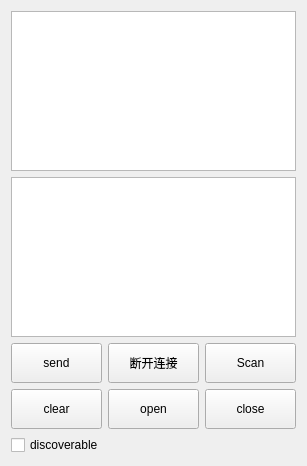
<?xml version="1.0" encoding="UTF-8"?>
<ui version="4.0">
 <class>Widget</class>
 <widget class="QWidget" name="Widget">
  <property name="geometry">
   <rect>
    <x>0</x>
    <y>0</y>
    <width>307</width>
    <height>466</height>
   </rect>
  </property>
  <property name="windowTitle">
   <string>Widget</string>
  </property>
  <layout class="QVBoxLayout" name="verticalLayout_2">
   <item>
    <layout class="QVBoxLayout" name="verticalLayout">
     <item>
      <widget class="QListWidget" name="list">
       <property name="maximumSize">
        <size>
         <width>1000000</width>
         <height>1000000</height>
        </size>
       </property>
      </widget>
     </item>
     <item>
      <widget class="QTextBrowser" name="textBrowser_info">
       <property name="maximumSize">
        <size>
         <width>1000000</width>
         <height>1000000</height>
        </size>
       </property>
       <property name="styleSheet">
        <string notr="true">font: 14pt &quot;宋体&quot;;</string>
       </property>
      </widget>
     </item>
     <item>
      <layout class="QGridLayout" name="gridLayout">
       <item row="0" column="0">
        <widget class="QPushButton" name="pushButton_send">
         <property name="minimumSize">
          <size>
           <width>0</width>
           <height>40</height>
          </size>
         </property>
         <property name="maximumSize">
          <size>
           <width>100000</width>
           <height>10000</height>
          </size>
         </property>
         <property name="text">
          <string>send</string>
         </property>
        </widget>
       </item>
       <item row="0" column="1">
        <widget class="QPushButton" name="pushButton_disconnect">
         <property name="minimumSize">
          <size>
           <width>0</width>
           <height>40</height>
          </size>
         </property>
         <property name="text">
          <string>断开连接</string>
         </property>
        </widget>
       </item>
       <item row="0" column="2">
        <widget class="QPushButton" name="pushButton_scan">
         <property name="minimumSize">
          <size>
           <width>0</width>
           <height>40</height>
          </size>
         </property>
         <property name="styleSheet">
          <string notr="true">font: 14pt &quot;Lucida Sans&quot;;</string>
         </property>
         <property name="text">
          <string>Scan</string>
         </property>
        </widget>
       </item>
       <item row="1" column="0">
        <widget class="QPushButton" name="pushButton_clear">
         <property name="minimumSize">
          <size>
           <width>0</width>
           <height>40</height>
          </size>
         </property>
         <property name="maximumSize">
          <size>
           <width>199999</width>
           <height>199999</height>
          </size>
         </property>
         <property name="text">
          <string>clear</string>
         </property>
        </widget>
       </item>
       <item row="1" column="1">
        <widget class="QPushButton" name="pushButton_openBluetooth">
         <property name="minimumSize">
          <size>
           <width>0</width>
           <height>40</height>
          </size>
         </property>
         <property name="maximumSize">
          <size>
           <width>251</width>
           <height>81</height>
          </size>
         </property>
         <property name="text">
          <string>open</string>
         </property>
        </widget>
       </item>
       <item row="1" column="2">
        <widget class="QPushButton" name="pushButton_closeDevice">
         <property name="minimumSize">
          <size>
           <width>0</width>
           <height>40</height>
          </size>
         </property>
         <property name="text">
          <string>close</string>
         </property>
        </widget>
       </item>
      </layout>
     </item>
     <item>
      <widget class="QCheckBox" name="checkBox_discoverable">
       <property name="styleSheet">
        <string notr="true">font: 12pt &quot;Courier New&quot;;</string>
       </property>
       <property name="text">
        <string>discoverable</string>
       </property>
      </widget>
     </item>
    </layout>
   </item>
  </layout>
 </widget>
 <layoutdefault spacing="6" margin="11"/>
 <resources/>
 <connections/>
</ui>
